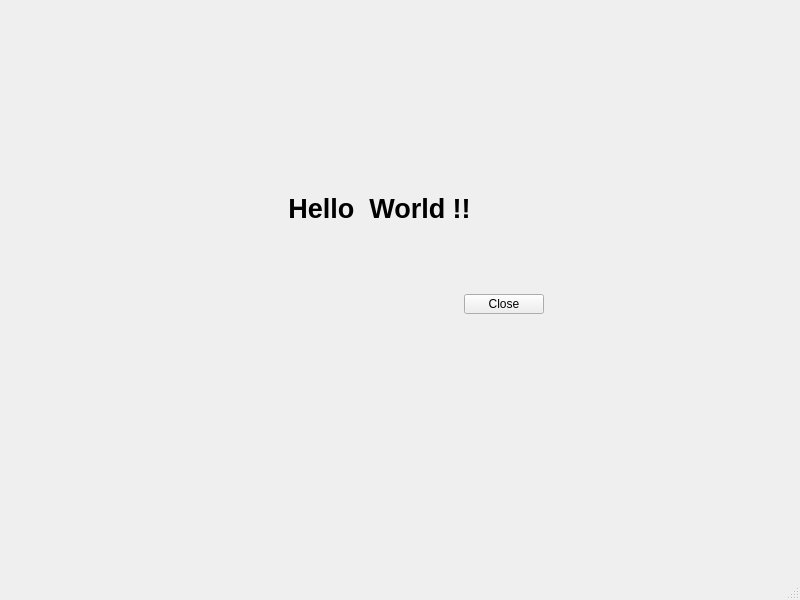
<?xml version="1.0" encoding="UTF-8"?>
<ui version="4.0">
 <class>MyMainWindow</class>
 <widget class="QMainWindow" name="MyMainWindow">
  <property name="geometry">
   <rect>
    <x>0</x>
    <y>0</y>
    <width>800</width>
    <height>600</height>
   </rect>
  </property>
  <property name="windowTitle">
   <string>MyMainWindow</string>
  </property>
  <widget class="QWidget" name="centralwidget">
   <widget class="QLabel" name="label">
    <property name="geometry">
     <rect>
      <x>262</x>
      <y>174</y>
      <width>235</width>
      <height>69</height>
     </rect>
    </property>
    <property name="font">
     <font>
      <pointsize>20</pointsize>
      <weight>75</weight>
      <bold>true</bold>
     </font>
    </property>
    <property name="text">
     <string>Hello  World !!</string>
    </property>
    <property name="alignment">
     <set>Qt::AlignCenter</set>
    </property>
   </widget>
   <widget class="QPushButton" name="pushButton">
    <property name="geometry">
     <rect>
      <x>464</x>
      <y>294</y>
      <width>80</width>
      <height>20</height>
     </rect>
    </property>
    <property name="text">
     <string>Close</string>
    </property>
   </widget>
  </widget>
  <widget class="QMenuBar" name="menubar">
   <property name="geometry">
    <rect>
     <x>0</x>
     <y>0</y>
     <width>800</width>
     <height>22</height>
    </rect>
   </property>
  </widget>
  <widget class="QStatusBar" name="statusbar"/>
 </widget>
 <resources/>
 <connections>
  <connection>
   <sender>pushButton</sender>
   <signal>clicked()</signal>
   <receiver>MyMainWindow</receiver>
   <slot>close()</slot>
   <hints>
    <hint type="sourcelabel">
     <x>503</x>
     <y>325</y>
    </hint>
    <hint type="destinationlabel">
     <x>399</x>
     <y>299</y>
    </hint>
   </hints>
  </connection>
 </connections>
</ui>
